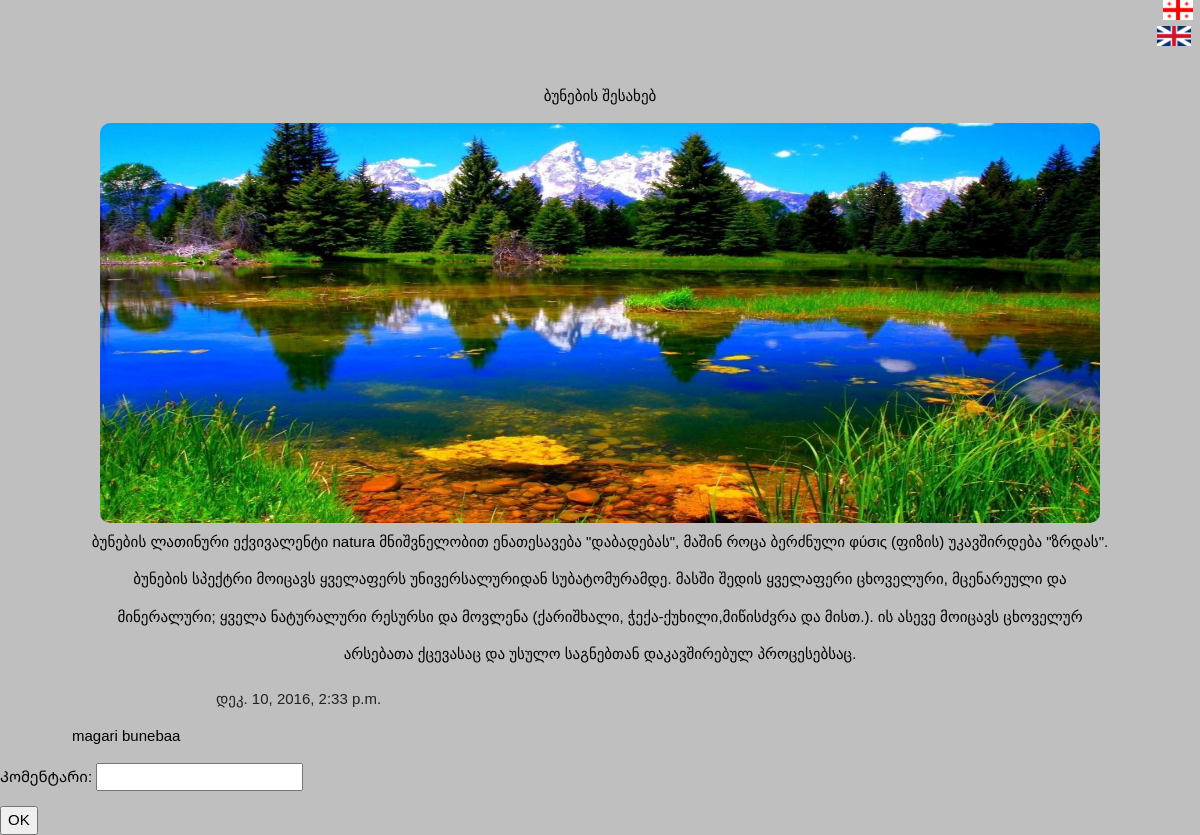
Screenshot of /app/4/srulad/ with the database file from the repository.
### app/models.py (models this page shows, shortened)
class Post(models.Model):
	postis_satauri=models.CharField(verbose_name=_("სათაური"),max_length=50)
	postis_contenti=models.TextField(verbose_name=_("კონტენტი"))
	sheqmnis_dro=models.DateTimeField(verbose_name=_('შექმნის დრო'),auto_now_add=True, blank=True)
	surati=models.ImageField(verbose_name=_("სურათი"),upload_to='app')
	ganaxlebis_dro=models.DateTimeField(verbose_name=_('განახლების დრო'),auto_now_add=True, blank=True)
	comment= models.ManyToManyField(Comment,verbose_name=_("კომენტარი"))
	class Meta:
		verbose_name_plural=_("პოსტები")
		verbose_name=_("პოსტი")

class Comment(models.Model):
	komentari=models.CharField(verbose_name=_("კომენტარი"),max_length=200)
	def __str__(self):
		return self.komentari
	class Meta:
		verbose_name_plural=_("კომენტარები")
		verbose_name=_("კომენტარი")

### app/views.py (the view)
# urls.py: url(r'^(?P<posti_id>[0-9]+)/srulad/$',srulad,name="srulad"),
def srulad(request,posti_id):
	posti_srulad=Post.objects.get(pk=posti_id)
	form=CommentForm()
	if request.method =="POST":
		form=CommentForm(request.POST)
		if form.is_valid():
			a=form.save()
			posti_srulad.comment.add(a)
	return render(request,'app/srulad.html',{"posti":posti_srulad,"form":form})

### app/forms.py
class CommentForm(forms.ModelForm):
	class Meta:
		model = Comment
		fields = ['komentari']

### templates/app/srulad.html (shortened to what this page needs)
<!DOCTYPE html>
<html>
<head>
{% load static %}
<link rel="stylesheet" href="{% static 'css/new.css' %}">
</head>
<body style="background-color: rgb(191, 191, 191);">
{% include "app/lang_change.html" %}
	<p style="text-align: center;" >{{posti.postis_satauri}}</p>
	<img src="{{posti.surati.url}}" alt="some_text" style="width: 1000px; height: 400px; margin: auto; display: block; border-radius: 10px;">
	<p style="text-align: center; line-height: 2.5em; display: block; margin: auto; width: 1024px;">{{posti.postis_contenti}}</p>
	<p style="display: block; padding-left: 18%; color: rgb(34, 34, 34);">{{posti.sheqmnis_dro}}</p>
	{% for i in posti.comment.all %}
		<p style="padding-left: 6%;">{{i}}</p>
	{% endfor %}
 <form action="" method="POST" enctype="multipart/form-data">
 	{{ form.as_p}}
	<input type="submit" value= 'OK'>
</form>
</body>
</html>

### static/css/new.css (style rules this page uses)
html { box-sizing:border-box }
*,*:before,*:after { box-sizing:inherit }
html { -ms-text-size-adjust:100%;-webkit-text-size-adjust:100% }
body { margin:0 }
img { border-style:none }
button,input,select,textarea { font:inherit;margin:0 }
button,input { overflow:visible }
button,html [type=button],[type=reset],[type=submit] { -webkit-appearance:button }
html,body { font-family:Verdana,sans-serif;font-size:15px;line-height:1.5 }
html { overflow-x:hidden }
img { margin-bottom:-5px }

### rows the page displays
Post: postis_satauri "ბუნების შესახებ", surati (picture), postis_contenti "ბუნების ლათინური ექვივალენტი natura მნიშვნელობით ენათესავება \"დაბადებას\", მაშინ როცა ბერძნული φύσις (ფიზის) უკავშირდება \"ზრდას\". ბუნების სპექტრი მოიცავს ყველაფერს უნივერსალურიდან სუბატომურამდე. მასში შედის ყველაფერი ცხოველური, მცენარეული და მინერალური; ყველა ნატურალური რესურსი და მოვლენა (ქარიშხალი, ჭექა-ქუხილი,მიწისძვრა და მისთ.). ის ასევე მოიცავს ცხოველურ არსებათა ქცევასაც და უსულო საგნებთან დაკავშირებულ პროცესებსაც.", sheqmnis_dro "დეკ. 10, 2016, 2:33 p.m."
Comment: komentari "magari bunebaa"
